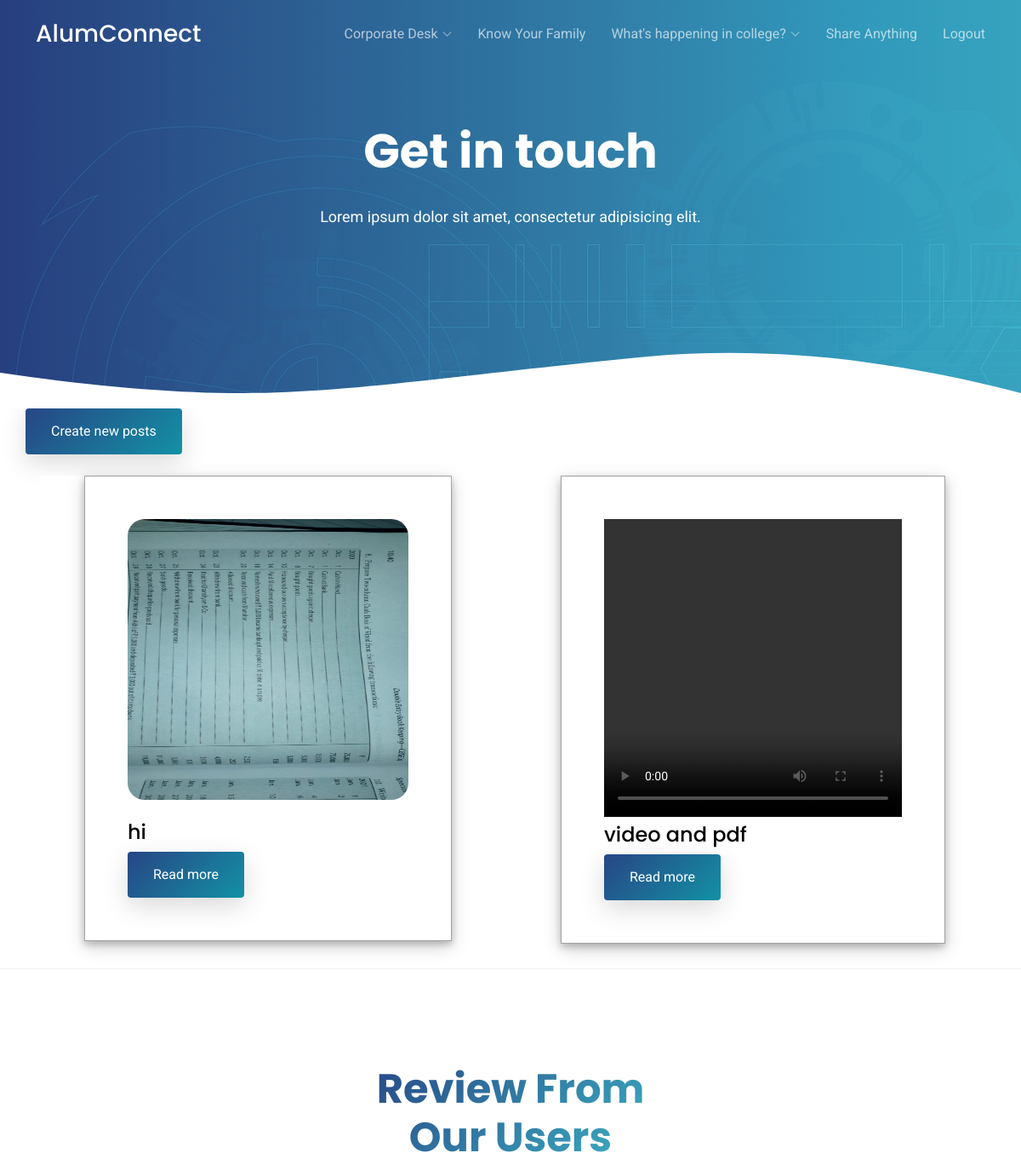
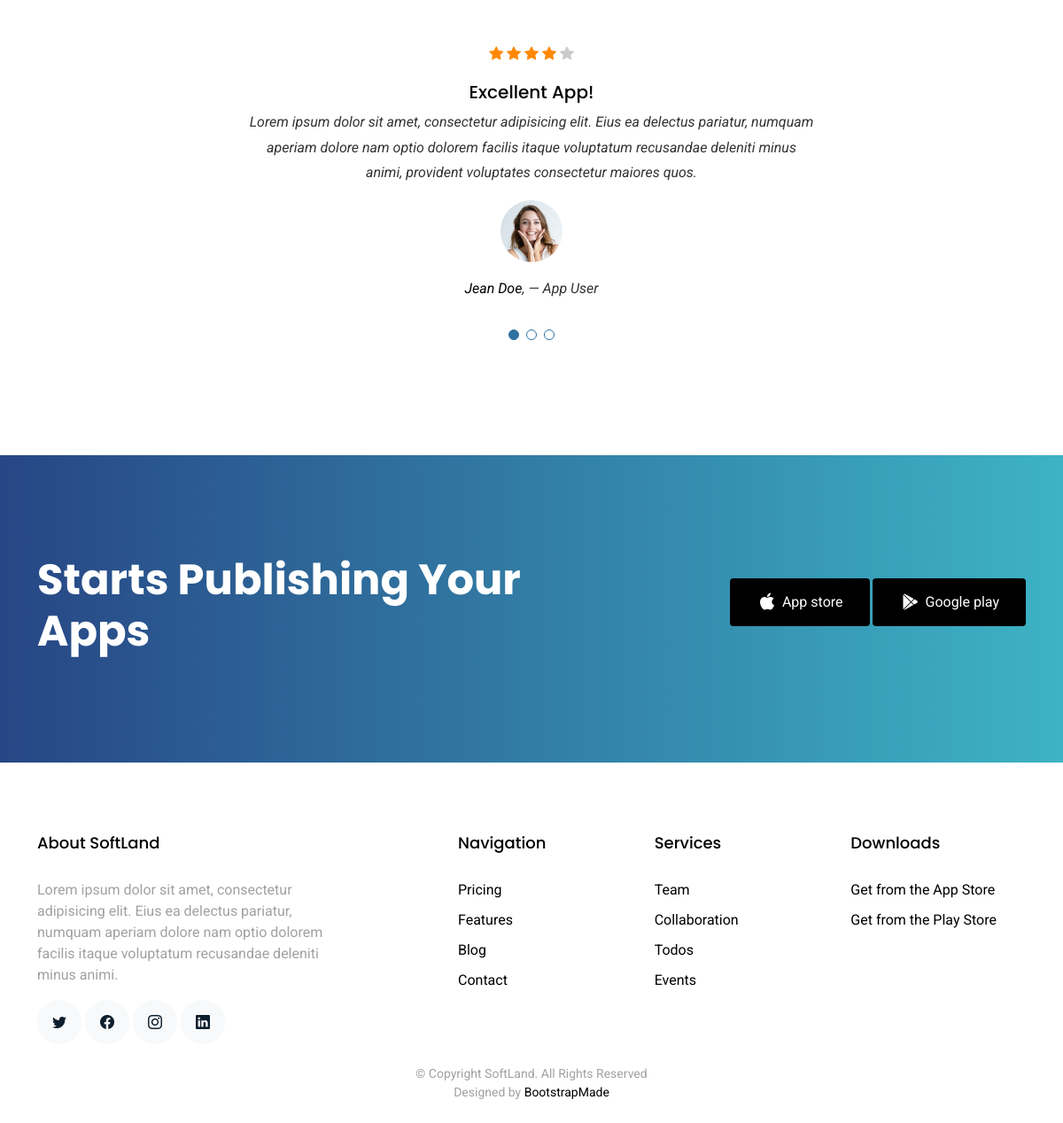
Page /blog on the committed database (2 pictures, top to bottom).
### AlumniApp/models.py (models this page shows, shortened)
class Post(models.Model):
    title = models.CharField(max_length=250)
    description = models.TextField()

class PostImage(models.Model):
    post = models.ForeignKey(Post, default=None, on_delete=models.CASCADE)
    images = models.FileField(upload_to = 'images/')

### AlumniApp/views.py (the view)
# urls.py: path('blog', blog_view, name='blog'),
def blog_view(request):
    posts = Post.objects.all()
    photos=[]
    for p in posts:
        photos.append(PostImage.objects.filter(post=p).first())
    return render(request, 'blog.html', {'data':zip(posts,photos)})

### AlumniApp/templates/blog.html (shortened to what this page needs)
{% extends 'user_navigation.html' %}
{% load static %}
{% block content %}
<div>
  <a href="{% url 'create-post' %}" class="btn btn-primary" style="margin-left: 30px; margin-bottom: 20px;">Create new posts</a>
</div>
<div class="container">
<div class="row row-cols-1 row-cols-md-2">
  {% for post,p in data %}
  <div class="col mb-4">
    <div class="card" style="align-items: center; align-content: center; margin: 5px 5px; border: none;">
      <div class="card-body"
      style="border: solid 1px; padding: 50px;
       box-shadow: 0 4px 8px 0 rgba(0, 0, 0, 0.2), 0 6px 20px 0 rgba(0, 0, 0, 0.19);" >
        {% if p.images.url|slice:"-4:" == ".mp4" %}
        <video width='350' height= '350' controls >
            <source src="{{p.images.url}}" type='video/mp4'>
            </video>
        {% else %}
        <a href="#" class="d-block mb-4">
          <img src="{{p.images.url}}" alt="Image" class="img-fluid" style="height: 330px;
          width: 330px; border-radius: 20px;">
        </a>
         {% endif %}
        <h4 class="card-title">{{post.title}}</h4>
        <a href="{% url 'detail' post.id %}" class="btn btn-primary btn-md">Read more</a>
      </div>
    </div>
  </div>
  {% endfor %}
</div>
</div>
{% endblock %}

### AlumniApp/static/assets/css/style.css (style rules this page uses)
html { overflow-x: hidden; }
body { font-family: "Roboto", sans-serif; color: #9fa1a4; line-height: 1.5; }
a { color: #777; text-decoration: none; transition: 0.3s all ease; }
h1, h2, h3, h4, h5, h6, .font-heading { font-family: "Poppins", sans-serif; color: #000; }
.container { z-index: 2; position: relative; }
.btn { border: none; padding: 15px 30px !important; }
.btn.btn-primary { background: #2d71a1; background: linear-gradient(-45deg, #1391a5, #274685); color: #fff; box-shadow: 0 10px 30px 0 rgba(0, 0, 0, 0.15); }

### rows in the picture
Post: images (picture), title "hi"
Post: title "video and pdf"
